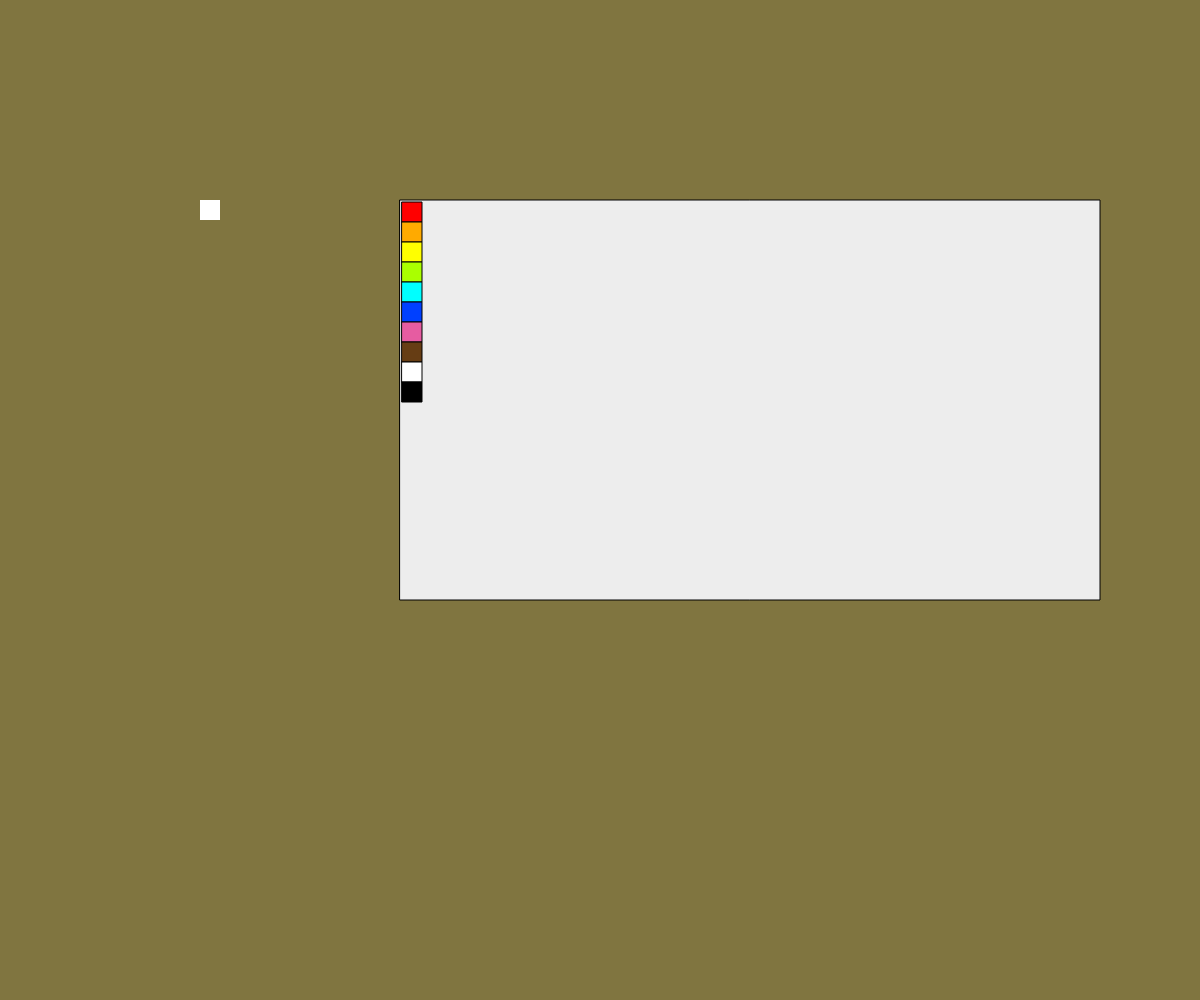
Frame 1 (no input)
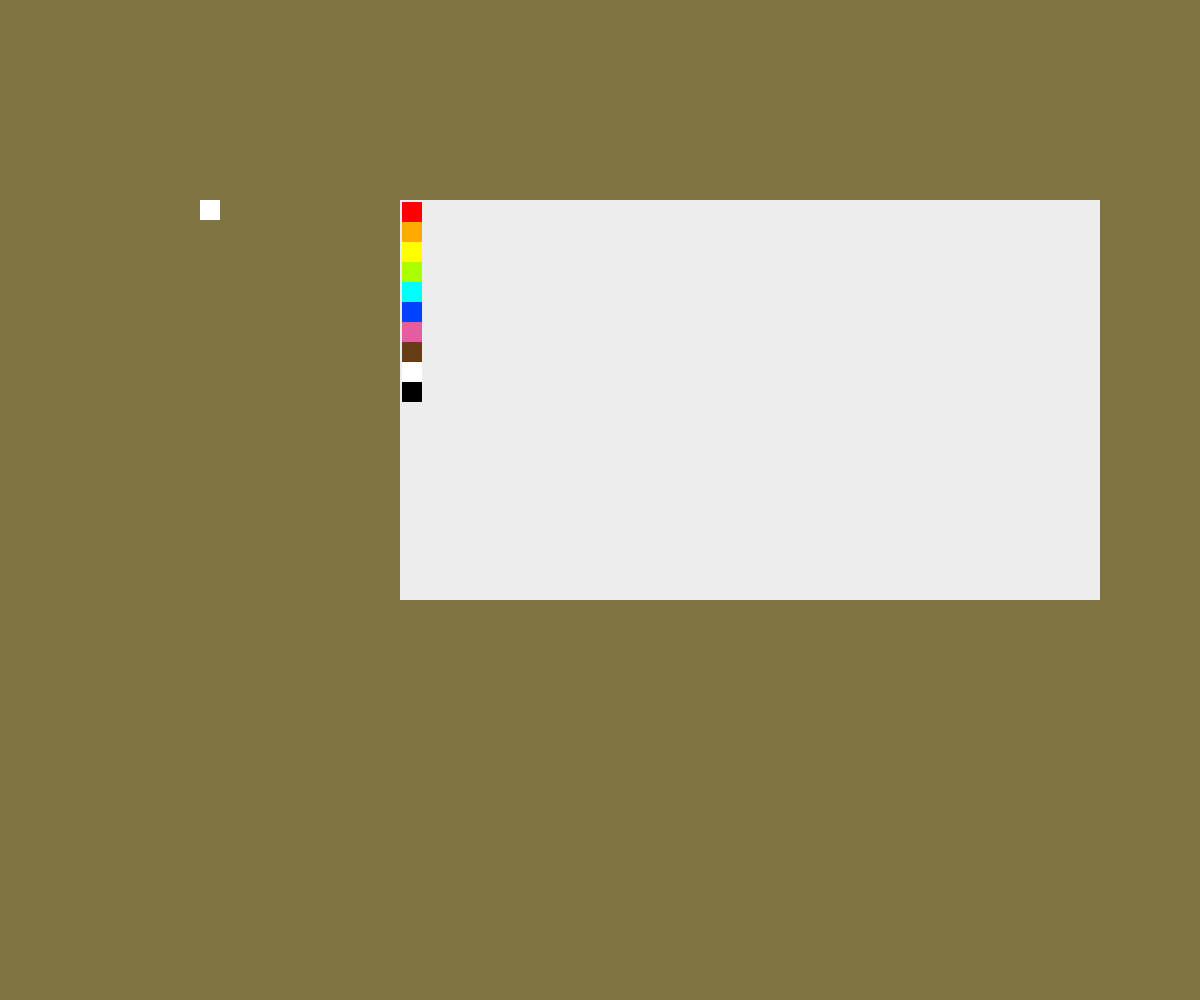
Frame 60 (no input)
Frame 120 (the mouse pressed at the canvas centre since frame 60): identical to frame 60, image omitted

The p5.js sketch that drew these frames (run headless with seeded random() and noise() and a simulated clock; from frame 60 on, the mouse is pressed at the canvas centre):

// p5.js sketch
// ── sketch.js
let selectedColor;
let x = 200, y = 200;
let dragging = false;
let offsetX = 0, offsetY = 0;
let paintPoints = []; // Now stores line segments: { start, end, color }
let currentLine = null; // Tracks the current line being drawn

function setup() {
  createCanvas(windowWidth, windowHeight);
  colorMode(HSB);
  selectedColor = color(0, 0, 100);
}

function draw() {
  background(50, 50, 50);
  //Canvas
  fill(0, 0, 93);
  rect(400, 200, 700, 400);

  // Draw stored paint points
  for (let i = 0; i < paintPoints.length; i++) {
    fill(paintPoints[i].color);
    noStroke();
    ellipse(paintPoints[i].x, paintPoints[i].y, 10);
  }

  //Color pallet
  fill(0, 100, 100);
  square(402,202, 20);
  fill(40, 100, 100);
  square(402, 222, 20);
  fill(60, 100, 100);
  square(402, 242, 20);
  fill(80, 100, 100);
  square(402,262, 20);
  fill(180, 100, 100);
  square(402,282, 20);
  fill(225, 100, 100);
  square(402,302, 20);
  fill(330, 60, 90);
  square(402,322, 20);
  fill(30, 80, 40);
  square(402,342, 20);
  fill(0, 0, 100);
  square(402,362, 20);
  fill(0, 0, 0);
  square(402,382, 20);
  
  //Display of current color selected
  if (dragging) {
    x += (mouseX - pmouseX);
    y += (mouseY - pmouseY);
}

  fill(selectedColor);
  noStroke();
  square(x, y, 20);
}

function mouseClicked() {
  if (mouseX > 402 && mouseX < 422) {
    let index = Math.floor((mouseY - 202) / 20);
    
    if (index >= 0 && index < 10) {
      let colors = [
        [0, 100, 100],  // Red
        [40, 100, 100], // Orange
        [60, 100, 100], // Yellow
        [80, 100, 100], // Green
        [180, 100, 100], // Cyan
        [225, 100, 100], // Blue
        [330, 60, 90],  // Pink
        [30, 80, 40],   // Brown
        [0, 0, 100],    // White
        [0, 0, 0]       // Black
      ];

      selectedColor = color(colors[index][0], colors[index][1], colors[index][2]);
    }
  }
}

function mousePressed() {
  // Check if clicking the color box
  if (mouseX >= x && mouseX <= x + 20 && mouseY >= y && mouseY <= y + 20) {
    dragging = true;
    offsetX = mouseX - x;
    offsetY = mouseY - y;
  }
  // Start a new line if clicking the canvas
  else if (mouseX > 400 && mouseX < 1100 && mouseY > 200 && mouseY < 600) {
    currentLine = {
      start: { x: mouseX, y: mouseY },
      end: { x: mouseX, y: mouseY },
      color: selectedColor
    };
  }
}

function mouseDragged() {
  if (dragging) {
    return;
  }

  if (mouseX > 400 && mouseX < 1100 && mouseY > 200 && mouseY < 600) {
    paintPoints.push({ x: mouseX, y: mouseY, color: selectedColor });
  }
}

function mouseReleased() {
  dragging = false;
}
